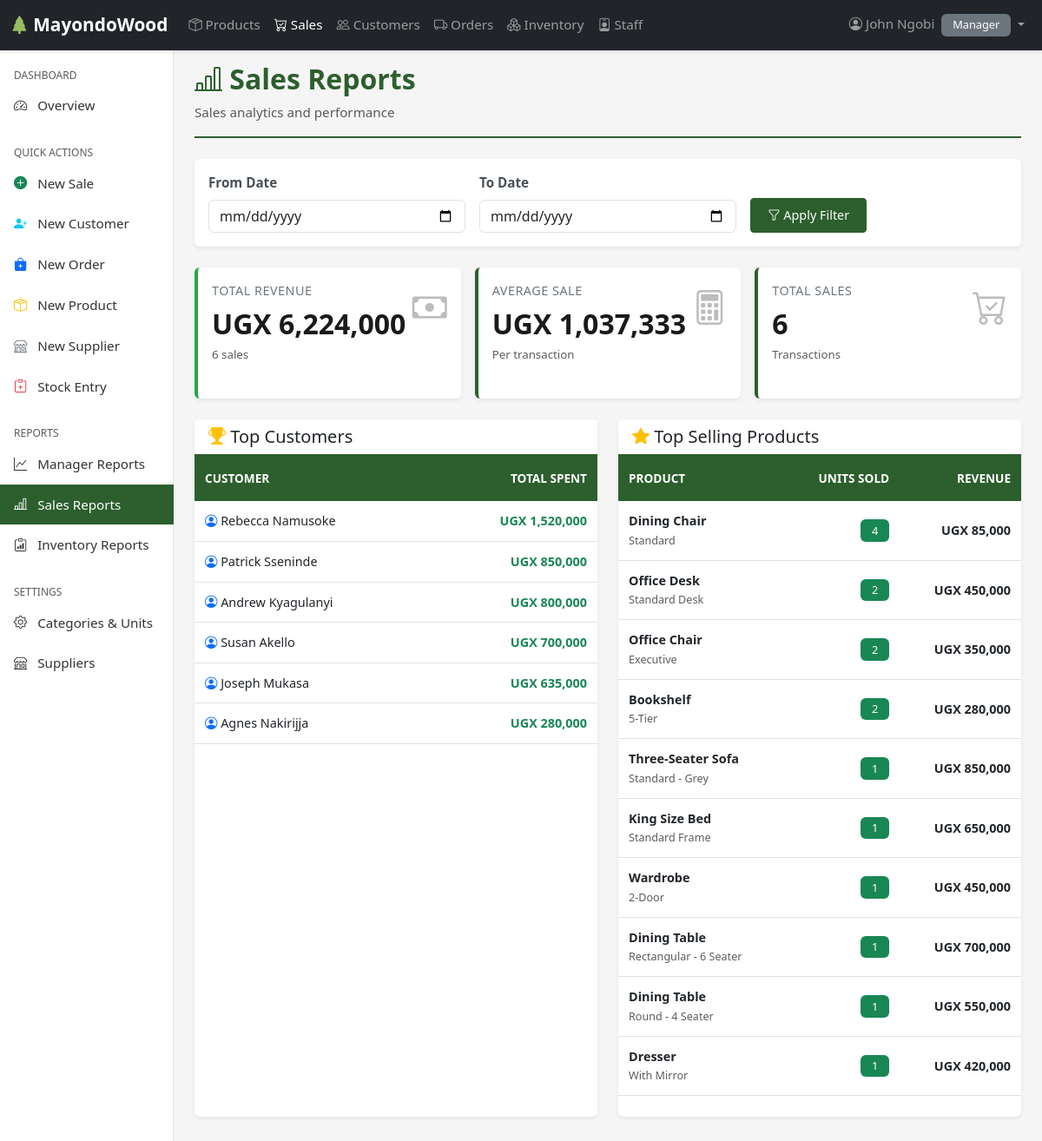
Page /sales/reports/ (signed in) on the committed database.
### users/models.py (models this page shows, shortened)
class Employee(AbstractUser):
    ROLES = [
        ('SALES', 'Sales'),
        ('INVENTORY', 'Inventory'),
        ('MANAGER', 'Manager'),
    ]
    role = models.CharField(max_length=20, choices=ROLES)
    phone = models.CharField(max_length=15, blank=True, null=True)
    address = models.TextField(blank=True, null=True)
    is_active = models.BooleanField(default=True)
    created_at = models.DateTimeField(auto_now_add=True)
    updated_at = models.DateTimeField(auto_now=True)
    class Meta:
        ordering = ['-date_joined']
        verbose_name = 'Employee'
        verbose_name_plural = 'Employees'

### sales/models.py (models this page shows, shortened)
class Customer(models.Model):
    first_name = models.CharField(max_length=50)
    last_name = models.CharField(max_length=50)
    email = models.EmailField(blank=True, null=True)
    phone = models.CharField(max_length=15, blank=True, null=True)
    address = models.TextField(blank=True, null=True)
    is_active = models.BooleanField(default=True)
    created_at = models.DateTimeField(auto_now_add=True)
    updated_at = models.DateTimeField(auto_now=True)
    class Meta:
        ordering = ['last_name', 'first_name']
        verbose_name = 'Customer'
        verbose_name_plural = 'Customers'
    @property
    def full_name(self):
        return f'{self.first_name} {self.last_name}'

### products/models.py (models this page shows, shortened)
class ProductVariant(models.Model):
    product = models.ForeignKey(Product, on_delete=models.CASCADE, related_name='variants')
    variant_name = models.CharField(max_length=100)
    price = models.IntegerField(default=0)
    stock_quantity = models.PositiveIntegerField(default=0)
    reorder_level = models.PositiveIntegerField(default=5)
    is_active = models.BooleanField(default=True)
    created_at = models.DateTimeField(auto_now_add=True)
    updated_at = models.DateTimeField(auto_now=True)
    class Meta:
        ordering = ['product__name', 'variant_name']
        unique_together = [['product', 'variant_name']]

class Product(models.Model):
    name = models.CharField(max_length=100)
    category = models.ForeignKey(Category, on_delete=models.PROTECT, related_name='products')
    unit = models.ForeignKey(Unit, on_delete=models.PROTECT, related_name='products')
    supplier = models.ForeignKey('orders.Supplier', on_delete=models.SET_NULL, null=True, blank=True, related_name='products')
    description = models.TextField(blank=True)
    is_active = models.BooleanField(default=True)
    created_at = models.DateTimeField(auto_now_add=True)
    updated_at = models.DateTimeField(auto_now=True)
    class Meta:
        ordering = ['name']
        unique_together = [['name', 'category']]

### sales/views.py (the view)
# urls.py: path('reports/', views.sales_reports, name='reports'),
@login_required
@user_passes_test(is_sales_or_manager, login_url='users:login')
def sales_reports(request):
    date_from = request.GET.get('date_from')
    date_to = request.GET.get('date_to')
    if not date_from:
        date_from = now().replace(day=1).date()
    else:
        date_from = datetime.strptime(date_from, '%Y-%m-%d').date()
    if not date_to:
        date_to = now().date()
    else:
        date_to = datetime.strptime(date_to, '%Y-%m-%d').date()
    sales = Sale.objects.filter(
        sale_date__date__gte=date_from,
        sale_date__date__lte=date_to,
        status='COMPLETED'
    )
    total_revenue = sum(sale.total for sale in sales)
    total_sales = sales.count()
    top_customers = Customer.objects.filter(
        sales__status='COMPLETED',
        sales__sale_date__date__gte=date_from,
        sales__sale_date__date__lte=date_to
    ).annotate(
        total_spent=Sum('sales__items__unit_price')
    ).order_by('-total_spent')[:10]
    from products.models import ProductVariant
    top_products = ProductVariant.objects.filter(
        sale_items__sale__status='COMPLETED',
        sale_items__sale__sale_date__date__gte=date_from,
        sale_items__sale__sale_date__date__lte=date_to
    ).annotate(
        total_sold=Sum('sale_items__quantity'),
        revenue=Sum('sale_items__unit_price')
    ).order_by('-total_sold')[:10]
    from django.db.models.functions import TruncDate
    daily_sales = sales.annotate(
        date=TruncDate('sale_date')
    ).values('date').annotate(
        count=Count('id'),
        revenue=Sum('items__unit_price')
    ).order_by('date')
    context = {
        'date_from': date_from,
        'date_to': date_to,
        'total_revenue': total_revenue,
        'total_sales': total_sales,
        'average_sale': total_revenue / total_sales if total_sales > 0 else 0,
        'top_customers': top_customers,
        'top_products': top_products,
        'daily_sales': daily_sales,
        'title': 'Sales Reports'
    }
    return render(request, 'sales/reports.html', context)

### sales/templates/sales/reports.html (shortened to what this page needs)
{% extends 'base.html' %}
{% load static humanize %}
{% block content %}
<div class="page-header mb-4">
    <h1><i class="bi bi-bar-chart-line"></i> Sales Reports</h1>
    <p class="text-muted mb-0">Sales analytics and performance</p>
</div>
<div class="card mb-4">
    <div class="card-body">
        <form method="get" class="row g-3">
            <div class="col-md-4">
                <label for="date_from" class="form-label">From Date</label>
                <input type="date" name="date_from" id="date_from" class="form-control" value="{{ date_from }}">
            </div>
            <div class="col-md-4">
                <label for="date_to" class="form-label">To Date</label>
                <input type="date" name="date_to" id="date_to" class="form-control" value="{{ date_to }}">
            </div>
            <div class="col-md-4 d-flex align-items-end">
                <button type="submit" class="btn btn-primary">
                    <i class="bi bi-funnel"></i> Apply Filter
                </button>
            </div>
        </form>
    </div>
</div>
<div class="row g-3 mb-4">
    <div class="col-md-4">
        <div class="card stat-card success h-100">
            <div class="card-body">
                <div class="d-flex justify-content-between align-items-start">
                    <div>
                        <p class="stat-label mb-2">Total Revenue</p>
                        <h2 class="stat-value mb-1">UGX {{ total_revenue|floatformat:0|intcomma }}</h2>
                        <small class="text-muted">{{ total_sales }} sales</small>
                    </div>
                    <i class="bi bi-cash stat-icon"></i>
                </div>
            </div>
        </div>
    </div>
    <div class="col-md-4">
        <div class="card stat-card primary h-100">
            <div class="card-body">
                <div class="d-flex justify-content-between align-items-start">
                    <div>
                        <p class="stat-label mb-2">Average Sale</p>
                        <h2 class="stat-value mb-1">UGX {{ average_sale|floatformat:0|intcomma }}</h2>
                        <small class="text-muted">Per transaction</small>
                    </div>
                    <i class="bi bi-calculator stat-icon"></i>
                </div>
            </div>
        </div>
    </div>
    <div class="col-md-4">
        <div class="card stat-card info h-100">
            <div class="card-body">
                <div class="d-flex justify-content-between align-items-start">
                    <div>
                        <p class="stat-label mb-2">Total Sales</p>
                        <h2 class="stat-value mb-1">{{ total_sales|intcomma }}</h2>
                        <small class="text-muted">Transactions</small>
                    </div>
                    <i class="bi bi-cart-check stat-icon"></i>
                </div>
            </div>
        </div>
    </div>
</div>
<div class="row">
    <div class="col-lg-6 mb-4">
        <div class="card h-100">
            <div class="card-header">
                <h5 class="mb-0"><i class="bi bi-trophy-fill text-warning"></i> Top Customers</h5>
            </div>
            <div class="card-body p-0">
                {% if top_customers %}
                <div class="table-responsive">
                    <table class="table table-hover mb-0">
                        <thead>
                            <tr>
                                <th>Customer</th>
                                <th class="text-end">Total Spent</th>
                            </tr>
                        </thead>
                        <tbody>
                            {% for customer in top_customers %}
                            <tr>
                                <td>
                                    <i class="bi bi-person-circle text-primary"></i>
                                    {{ customer.full_name }}
                                </td>
                                <td class="text-end">
                                    <strong class="text-success">
                                        UGX {{ customer.total_spent|floatformat:0|default:"0"|intcomma }}
                                    </strong>
                                </td>
                            </tr>
                            {% endfor %}
                        </tbody>
                    </table>
                </div>
                {% else %}
                <div class="empty-state py-4">
                    <i class="bi bi-inbox d-block"></i>
                    <p class="mb-0">No customer data for this period</p>
                </div>
                {% endif %}
            </div>
        </div>
    </div>
    <div class="col-lg-6 mb-4">
        <div class="card h-100">
            <div class="card-header">
                <h5 class="mb-0"><i class="bi bi-star-fill text-warning"></i> Top Selling Products</h5>
            </div>
            <div class="card-body p-0">
                {% if top_products %}
                <div class="table-responsive">
                    <table class="table table-hover mb-0">
                        <thead>
                            <tr>
                                <th>Product</th>
                                <th class="text-end">Units Sold</th>
                                <th class="text-end">Revenue</th>
                            </tr>
                        </thead>
                        <tbody>
                            {% for product in top_products %}
                            <tr>
                                <td>
                                    <strong>{{ product.product.name }}</strong><br>
                                    <small class="text-muted">{{ product.variant_name }}</small>
                                </td>
                                <td class="text-end">
                                    <span class="badge bg-success">{{ product.total_sold }}</span>
                                </td>
                                <td class="text-end">
                                    <strong>UGX {{ product.revenue|floatformat:0|default:"0"|intcomma }}</strong>
                                </td>
                            </tr>
                            {% endfor %}
                        </tbody>
                    </table>
                </div>
                {% else %}
                <div class="empty-state py-4">
                    <i class="bi bi-inbox d-block"></i>
                    <p class="mb-0">No sales data for this period</p>
                </div>
                {% endif %}
            </div>
        </div>
    </div>
</div>
{% endblock %}

### templates/includes/navbar.html (shortened to what this page needs)
{% load static %}
<nav class="navbar navbar-expand-lg navbar-dark bg-dark fixed-top">
    <div class="container-fluid">
        <a class="navbar-brand" href="{% url 'users:dashboard' %}">
            <i class="bi bi-tree-fill"></i> MayondoWood
        </a>
        <div class="collapse navbar-collapse" id="navbarNav">
            <ul class="navbar-nav me-auto">
                <li class="nav-item">
                    <a class="nav-link {% if request.resolver_match.url_name == 'product_list' %}active{% endif %}"
                       href="{% url 'products:product_list' %}">
                        <i class="bi bi-box-seam"></i> Products
                    </a>
                </li>
                {% if user.role in 'MANAGER,SALES' %}
                <li class="nav-item">
                    <a class="nav-link {% if 'sales' in request.path %}active{% endif %}"
                       href="{% url 'sales:sale_list' %}">
                        <i class="bi bi-cart-check"></i> Sales
                    </a>
                </li>
                <li class="nav-item">
                    <a class="nav-link {% if 'customer' in request.path %}active{% endif %}"
                       href="{% url 'sales:customer_list' %}">
                        <i class="bi bi-people"></i> Customers
                    </a>
                </li>
                {% endif %}
                {% if user.role in 'MANAGER,INVENTORY' %}
                <li class="nav-item">
                    <a class="nav-link {% if 'orders' in request.path %}active{% endif %}"
                       href="{% url 'orders:order_list' %}">
                        <i class="bi bi-truck"></i> Orders
                    </a>
                </li>
                <li class="nav-item">
                    <a class="nav-link {% if 'inventory' in request.path %}active{% endif %}"
                       href="{% url 'inventory:stock_list' %}">
                        <i class="bi bi-boxes"></i> Inventory
                    </a>
                </li>
                {% endif %}
                {% if user.role == 'MANAGER' %}
                <li class="nav-item">
                    <a class="nav-link {% if 'staff' in request.path %}active{% endif %}"
                       href="{% url 'users:staff_list' %}">
                        <i class="bi bi-person-badge"></i> Staff
                    </a>
                </li>
                {% endif %}
            </ul>
            <ul class="navbar-nav">
                <li class="nav-item dropdown">
                    <a class="nav-link dropdown-toggle" href="#" id="userDropdown" role="button"
                       data-bs-toggle="dropdown" aria-expanded="false">
                        <i class="bi bi-person-circle"></i> {{ user.get_full_name|default:user.username }}
                        <span class="badge bg-secondary ms-1">{{ user.get_role_display }}</span>
                    </a>
                </li>
            </ul>
        </div>
    </div>
</nav>

### rows in the picture
Employee: get_full_name "John Ngobi", role "Manager"
Customer: full_name "Rebecca Namusoke", total_spent "1,520,000"
Customer: full_name "Patrick Sseninde", total_spent "850,000"
Customer: full_name "Andrew Kyagulanyi", total_spent "800,000"
Customer: full_name "Susan Akello", total_spent "700,000"
Customer: full_name "Joseph Mukasa", total_spent "635,000"
Customer: full_name "Agnes Nakirijja", total_spent "280,000"
ProductVariant: product.name "Dining Chair", variant_name "Standard", total_sold "4", revenue "85,000"
ProductVariant: product.name "Office Desk", variant_name "Standard Desk", total_sold "2", revenue "450,000"
ProductVariant: product.name "Office Chair", variant_name "Executive", total_sold "2", revenue "350,000"
ProductVariant: product.name "Bookshelf", variant_name "5-Tier", total_sold "2", revenue "280,000"
ProductVariant: product.name "Three-Seater Sofa", variant_name "Standard - Grey", total_sold "1", revenue "850,000"
ProductVariant: product.name "King Size Bed", variant_name "Standard Frame", total_sold "1", revenue "650,000"
ProductVariant: product.name "Wardrobe", variant_name "2-Door", total_sold "1", revenue "450,000"
ProductVariant: product.name "Dining Table", variant_name "Rectangular - 6 Seater", total_sold "1", revenue "700,000"
ProductVariant: product.name "Dining Table", variant_name "Round - 4 Seater", total_sold "1", revenue "550,000"
ProductVariant: product.name "Dresser", variant_name "With Mirror", total_sold "1", revenue "420,000"

### other values in the picture
{{ total_revenue|floatformat:0|intcomma }} "6,224,000"
{{ total_sales }} "6"
{{ average_sale|floatformat:0|intcomma }} "1,037,333"
{{ total_sales|intcomma }} "6"
